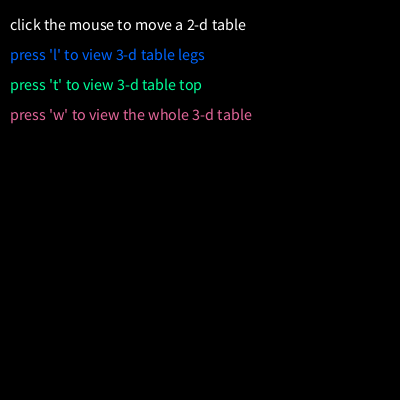
Frame 1 (no input)
Frame 60 (the mouse pressed at the canvas centre just before this capture): identical to frame 1, image omitted
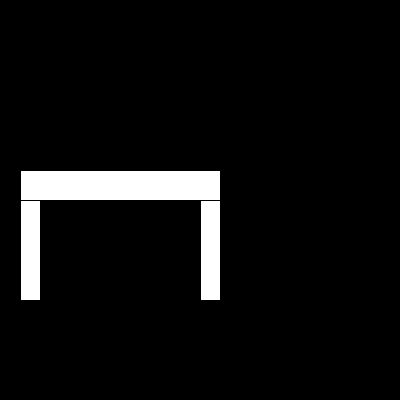
Frame 120 (the mouse held since frame 60 and released just before this capture)

The Processing sketch that drew these frames (run headless with seeded random() and noise(); from frame 60 on, the mouse is pressed at the canvas centre):

// Processing sketch: Assingment1
// ── Assingment1.pde
   void setup() {
       size(400, 400);
       stroke(0); 
     }
      
     void draw() {
      background(0); //sets background to black
      textSize(16); //sets text size to 16
      fill(255); // sets color of text object below with a greyscale value 
      text("click the mouse to move a 2-d table ", 10, 30); //creates text object at (10,30)
      fill(0, 102, 255); //sets to color of the text object below to an RGB value 
      text("press 'l' to view 3-d table legs", 10, 60); //creates text object at (10,60)
      fill(0, 255, 153);//sets to color of the text object below to an RGB value 
      text("press 't' to view 3-d table top", 10, 90); //creates text object at (10,90)
      fill(225, 102, 153);//sets to color of the text object below to an RGB value 
      text("press 'w' to view the whole 3-d table ", 10, 120); //creates text object at (10,120)
       
      //creates a movable two dimensional table using primative shapes if the user holds their mouse button
      if (mousePressed == true) {
          rectMode(CORNERS); // rect() takes two coordinates as params (x1, y1, x2, y2) 
          background(0); 
          cursor(HAND); // sets the symbol of the cursor to a hand 
          
          //front right leg
          fill(255); 
          rect(mouseX, mouseY, mouseX+20, mouseY+100); // creates a table leg that follows the mouse position
                  
                          
          // front left leg  
          fill(255); //greyscale coloring
          rect(mouseX-180, mouseY, mouseX-160, mouseY+100);// creates a table leg that follows the mouse position
                                            
          
          //table top
          fill(255);
          rect(mouseX-180, mouseY-30, mouseX+20, mouseY);  // creates a table top that follows the mouse position
          
        //table legs
      } if ((keyPressed == true) && (key == 'l')){ //if the '1' key is pressed then:     
        
          rectMode(CORNERS); // creates rectangles using two coordinates eg. rect(x1, y1, x2, y2) 
          background(0);  //set background color to black
          
          //front right leg
          fill(255); 
          rect(230, 230, 250, 330); 
          //front right leg right side
          fill(225); 
          quad(250, 330, 250, 230, 260, 200, 260, 316); 
          
          // front left leg  
          fill(255); //greyscale coloring
          rect(50, 230, 70, 330);
          //front left leg right side
          fill(225);
          quad(70, 330, 70, 230, 80, 230, 80, 316); // creates at quadrelateral with corner 1 @coordinates(70, 330), corner 2@(70, 230), 3@(80, 230), 4@(80, 316)
          
          //back right leg
          fill(200);
          rect(273, 150, 290, 300);
          //back right leg right side 
          fill(200); 
          quad(290, 300, 290, 150, 300, 150, 300, 286); //creates a quadrelateral with the coordinates of its four courners as parameters 
          
          //back left leg
          fill(175); 
          rect(103, 230, 120, 300);
          //back left leg right side
          fill(125);
          quad(120, 300, 120, 150, 130, 150, 130, 286);//creates a quadrelateral with the coordinates of its four courners as parameters 
      
      
      //table top
      }  if ((keyPressed == true) && (key == 't')){ //if the 't' key is pressed then: 
        
          //table top
          fill(225); 
          quad(50, 200, 100, 150, 300, 150, 250, 200);//creates a quadrelateral with the coordinates of its four courners as parameters 
          
          //table front
          fill(255);
          rect(50, 200, 250, 230);   
          
          //table right edge 
          fill(200); 
          quad(250, 230, 250, 200, 300, 150, 300, 180); //creates a quadrelateral with the coordinates of its four courners as parameters 
          
                
        //whole table 
        }if ((keyPressed == true) && (key == 'w')){ //if the 'w' key is pressed then : 
            rectMode(CORNERS); // create rectangles using two coordinates eg. rect(x1, y1, x2, y2) 
            background(0);  //set background color to black
            
            //front right leg
            fill(255); 
            rect(230, 230, 250, 330); 
            //front right leg right side
            fill(225); 
            quad(250, 330, 250, 230, 260, 200, 260, 316); 
            
            // front left leg  
            fill(255); 
            rect(50, 230, 70, 330);
            //front left leg right side
            fill(225);
            quad(70, 330, 70, 230, 80, 230, 80, 316); 
            
            //back right leg
            fill(200);
            rect(273, 150, 290, 300);
            //back right leg right side 
            fill(200); 
            quad(290, 300, 290, 150, 300, 150, 300, 286);
            
            //back left leg
            fill(175); 
            rect(103, 230, 120, 300);
            //back left leg right side
            fill(125);
            quad(120, 300, 120, 150, 130, 150, 130, 286);
             
            //table top
            fill(225); 
            quad(50, 200, 100, 150, 300, 150, 250, 200);// creates at quad with corner 1 @coordinates(50,200), 2@(100, 150), 3@(300, 150), 4@(250, 200)
            
            //table front
            fill(255);
            rect(50, 200, 250, 230);  
            
            //table right edge 
            fill(200); 
            quad(250, 230, 250, 200, 300, 150, 300, 180); // creates at quad with corner 1 @(250,230), 2@(250, 200), 3@(300, 150), 4@(300,180)
        }
        
        
      
      
      
     }
